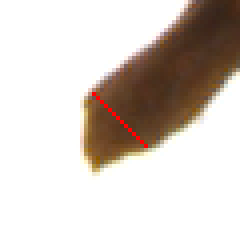
#> input picture change/old/1/11630.png, 60 x 60 px, found by its file name (shown 4 times larger); its folder holds only this picture in this run
$ python contours.py
#> lines starting #> are read from the running program, lines starting #| are printed output that depends on the picture; after the words box and inside, x2 and y2 are one past the last pixel; in counts of white or black regions, pixels touching at a corner belong together
import cv2
import os


file_list=[]

for path,dirs,files in os.walk('image/imgs/1'):
    for name in files:
        file_list.append(int(name.split('.')[0]))
        print(name)

file_list.sort()

print("All names are saved in file_list")

for sinfile in file_list:
    src=os.path.join('image/imgs/1',str(sinfile)+'.png')
    img=cv2.imread(src)
#> img is the input picture: shape (60, 60, 3); mean B, G, R 198, 204.9, 213.9
    gray = cv2.cvtColor(img, cv2.COLOR_BGR2GRAY)
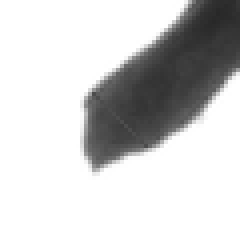
#> gray: shape (60, 60) (shown 4 times larger); min 40, max 255, mean 206.8
    ret, binary = cv2.threshold(gray, 150, 255, cv2.THRESH_BINARY)
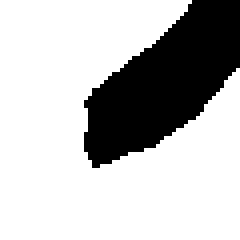
#> binary: shape (60, 60) (shown 4 times larger); 74.7% white; 1 black region

    print('bin get')
    # 保存二进制图片、寻找轮廓
    # cv2.imwrite('bin.png',binary)
    contours, hierarchy = cv2.findContours(255-binary, cv2.RETR_LIST, cv2.CHAIN_APPROX_NONE)
#> contours = 1 contour; box (x1, y1, x2, y2) and area: (21, 0, 60, 42) 856

    # 过滤轮廓长度
    con_res=[]
    for c in contours:
        if cv2.arcLength(c, True)<130:
            continue
        # if cv2.cv2.arcLength(c, True)>500:
        #     continue
        con_res.append(c)
#> this loop made 1 pass
#> after the loop, con_res has the same summary as contours

    img_copy=img.copy()
    img_cir=img.copy()
    # 绘制全长轮廓
    # img = cv2.drawContours(img, con_res, -1, (255,0,0), 1)
    # cv2.imwrite('res.png',img)

    # 提取轮廓中的点
    some=[]
    for num in range(len(con_res)):
        some.append([])
        for i in range(0,len(con_res[num]),6):
            some[num].append(con_res[num][i])
#> after the loop, some = [[[[48, 0]], [[43, 6]], [[37, 12]], [[31, 16]], [[25, 21]], [[21, 26]], [[22, 32]], [[22, 38]], [[26, 40]], [[32, 37]], [[38, 36]], [[44, 31]], [[50, 27]], [[55, 21]], [[59, 15]], [[59, 9]], [[59, 3]], [[56, 0]], [[50, 0]]]]

    for index in range(len(some)):
        # img_some = cv2.drawContours(img_copy, some[index], -1, (255,0,0), 1)
        # cv2.imwrite('some.png',img_some)

        res=[]
        # 点
        for i in range(len(some[index])):
            res.append(some[index][i][0])
            img_cir=cv2.circle(img_cir,some[index][i][0],1,(0,0,255),-1)

        print('circle get')
    # img_cir=cv2.circle(img_cir,(1,10),1,(0,0,255),4)
    # cv2.imwrite('cir.png',img_cir)

        # 连点成线
        for i in range(len(res)-1):
            cv2.line(img_cir, res[i], res[i+1], (255,0,5), 1)
        cv2.line(img_cir, res[-1], res[0], (255,0,5), 1)

        print('lines get')
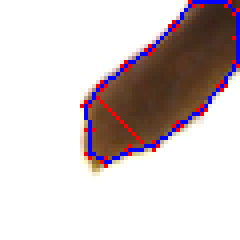
#> img_cir: shape (60, 60, 3) (shown 4 times larger); 4.39% of pixels changed, all inside (x1, y1, x2, y2) = (20, 0, 60, 42)

    with open('cir.txt','a') as f:
        f.write(str([x.tolist() for x in res]))
        f.write('\r\n')

    print('save in txt')
    cv2.imwrite(f'lines/{sinfile}_cir.png',img_cir)

    print('save pic success')

$ run again, on change/old/1/1352.png
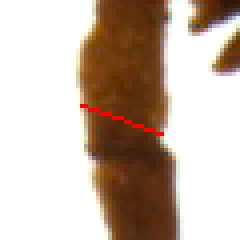
#> input picture change/old/1/1352.png, 60 x 60 px, found by its file name (shown 4 times larger)
#> img is the input picture: shape (60, 60, 3); mean B, G, R 170.2, 183.2, 200.4
#> `ret, binary = cv2.threshold(gray, 150, 255, cv2.THRESH_BINARY)`:
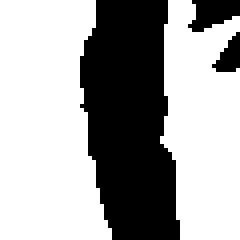
#> binary: shape (60, 60) (shown 4 times larger); 64.7% white; 3 black regions
#> contours = 3 contours; box (x1, y1, x2, y2) and area: (20, 0, 45, 60) 1082, (47, 0, 60, 8) 54, (53, 8, 60, 18) 29
#> the loop `for c in contours:` made 3 passes
#> after the loop `for c in contours:`: con_res = 1 contour; box (x1, y1, x2, y2) and area: (20, 0, 45, 60) 1082
#> the loop `for num in range(len(con_res)):` made 1 pass
#> after the loop `for num in range(len(con_res)):`: some = 1 item
#> the loop `for index in range(len(some)): # img_some = cv2.drawContours(img_copy,..` made 1 pass
#| circle get
#| lines get
#> after the loop `for index in range(len(some)):`:
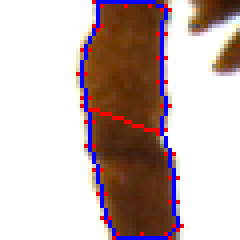
#> img_cir: shape (60, 60, 3) (shown 4 times larger); 5.44% of pixels changed, all inside (x1, y1, x2, y2) = (19, 0, 46, 60)

$ run again, on change/old/1/153.png
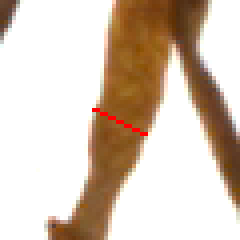
#> input picture change/old/1/153.png, 60 x 60 px, found by its file name (shown 4 times larger)
#> img is the input picture: shape (60, 60, 3); mean B, G, R 183.8, 199, 215.5
#> `ret, binary = cv2.threshold(gray, 150, 255, cv2.THRESH_BINARY)`:
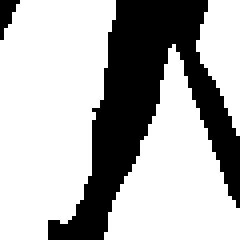
#> binary: shape (60, 60) (shown 4 times larger); 69% white; 2 black regions
#> contours = 2 contours, 1 with area under 20; largest, box (x1, y1, x2, y2) and area: (12, 0, 60, 60) 968
#> the loop `for c in contours:` made 2 passes
#> after the loop `for c in contours:`: con_res = 1 contour; box (x1, y1, x2, y2) and area: (12, 0, 60, 60) 968
#> the loop `for num in range(len(con_res)):` made 1 pass
#> after the loop `for num in range(len(con_res)):`: some = 1 item
#> the loop `for index in range(len(some)): # img_some = cv2.drawContours(img_copy,..` made 1 pass
#| circle get
#| lines get
#> after the loop `for index in range(len(some)):`:
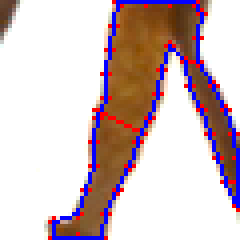
#> img_cir: shape (60, 60, 3) (shown 4 times larger); 8.78% of pixels changed, all inside (x1, y1, x2, y2) = (12, 0, 60, 60)

$ run again, on change/old/1/16481.png
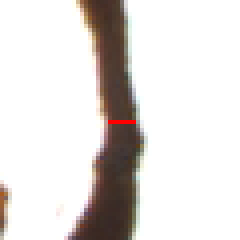
#> input picture change/old/1/16481.png, 60 x 60 px, found by its file name (shown 4 times larger)
#> img is the input picture: shape (60, 60, 3); mean B, G, R 218.7, 220.9, 225.2
#> `ret, binary = cv2.threshold(gray, 150, 255, cv2.THRESH_BINARY)`:
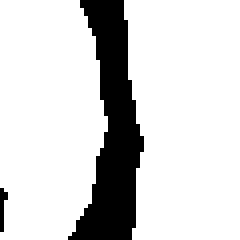
#> binary: shape (60, 60) (shown 4 times larger); 83.3% white; 2 black regions (1 under 20 px)
#> contours = 2 contours, 1 with area under 20; largest, box (x1, y1, x2, y2) and area: (17, 0, 36, 60) 516
#> the loop `for c in contours:` made 2 passes
#> after the loop `for c in contours:`: con_res = 1 contour; box (x1, y1, x2, y2) and area: (17, 0, 36, 60) 516
#> the loop `for num in range(len(con_res)):` made 1 pass
#> after the loop `for num in range(len(con_res)):`: some = 1 item
#> the loop `for index in range(len(some)): # img_some = cv2.drawContours(img_copy,..` made 1 pass
#| circle get
#| lines get
#> after the loop `for index in range(len(some)):`:
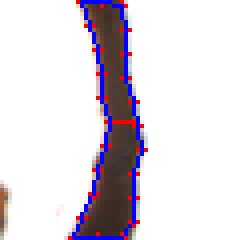
#> img_cir: shape (60, 60, 3) (shown 4 times larger); 5.11% of pixels changed, all inside (x1, y1, x2, y2) = (17, 0, 37, 60)
